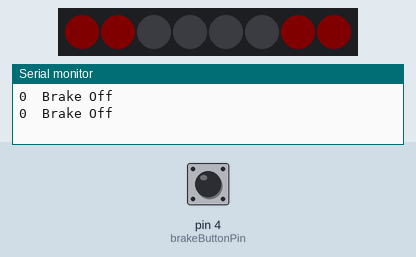
This sketch was run on a simulated Arduino Uno, built with avr-gcc and run on an emulated ATmega328P. Parts: 8 RGB LEDs in strip order, left to right, the last lines printed to the serial monitor. The test bench sets the inputs (shaded band); at power-on: pin 4 (brakeButtonPin) HIGH. Dim RGB values are drawn brighter than linear.

Above: at 2.7 s.
2.8 s: pin 4 (brakeButtonPin) pulled LOW for 0.15 s
At 3.3 s:
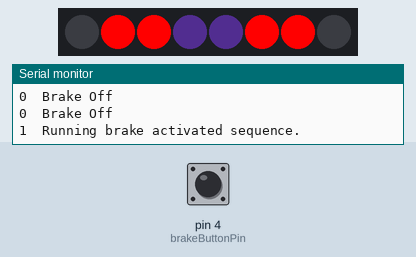
3.5 s: pin 4 (brakeButtonPin) pulled LOW for 1 s
At 4.3 s:
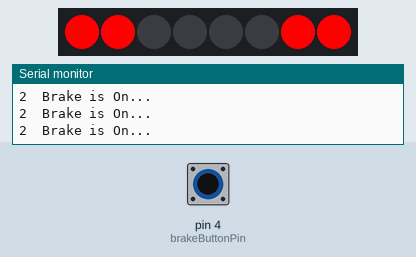
Timing chart, 0 to 6.5 s (numbered marks = the images above; inputs shaded):
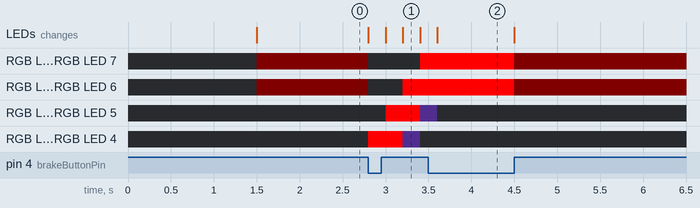

The sketch:

brakeLights_with_button.ino
```cpp
//***************************************************************
// Brake lights triggerd by a button example.
//
// Open the serial monitor to see some feedback as the button is
// pressed, held, and released.
//
// This is the hardware debounced button wiring setup I use:
// http://i.imgur.com/hOgQwjX.jpg
// It does not include the capacitor typically included in a
// debounce setup, but this has always worked fine for me.
//
// Marc Miller, July 2017
//***************************************************************


//---------------------------------------------------------------
// This sketch uses JChristensen's Button Library from:
//   https://github.com/JChristensen/Button
//
#include "Button.h"    // Include the Button library

// Set the digital pin for the debounced pushbutton, and declare the button
const uint8_t brakeButtonPin = 4;
Button brakeButton(brakeButtonPin, true, true, 50);


//---------------------------------------------------------------
#include "FastLED.h"
#define DATA_PIN    11
#define CLK_PIN   13
#define LED_TYPE    LPD8806
#define COLOR_ORDER GRB
#define NUM_LEDS    8
CRGB leds[NUM_LEDS];
#define BRIGHTNESS 255

uint8_t BrakeStatus = 0;  // Status of brake lights.  [0=Off, 1=Activated, 2=On]

CHSV black (0,0,0);  // black
CHSV brakeRed (0,255,255);  // red full brightness
CHSV brakeDimRed (0,255,32);  // dim red
CHSV accent (185,120,70);  // alternate accent color

// setup pixel groups
byte center[] = {3,4};  // center ring
byte first[] = {2,3,4,5};  // first ring
byte second[] = {1,2,5,6};  // second ring
byte third[] = {0,1,6,7};  // third ring


//---------------------------------------------------------------
void setup() {
  Serial.begin(115200);  // Allows serial monitor output (check baud rate)
  delay(1500); // short delay for recovery
  //FastLED.addLeds<LED_TYPE,DATA_PIN,COLOR_ORDER>(leds, NUM_LEDS).setCorrection(TypicalLEDStrip);
  FastLED.addLeds<LED_TYPE,DATA_PIN,CLK_PIN,COLOR_ORDER>(leds, NUM_LEDS).setCorrection(TypicalLEDStrip);
  FastLED.setBrightness(BRIGHTNESS);
  FastLED.clear();
}


//---------------------------------------------------------------
void loop()
{
  readbutton();  // check the button

  if (BrakeStatus == 0) { brakeOff(); }
  if (BrakeStatus == 1) { brakeActivated(); }
  if (BrakeStatus == 2) { brakeOn(); }
  FastLED.show();

}//end_main_loop


//---------------------------------------------------------------
// Functions

//---------------------------------------------------------------
//Check the button and set the appropriate flag
void readbutton() {
  brakeButton.read();  // check the state of the brake button

  if(brakeButton.isPressed()) {
    BrakeStatus = 2;
    EVERY_N_MILLISECONDS(250){
      Serial.print(BrakeStatus); Serial.println("  Brake is On...");
    }
  } else {
    BrakeStatus = 0;
    EVERY_N_MILLISECONDS(500){
      Serial.print(BrakeStatus); Serial.println("  Brake Off");
    }
  }

  if(brakeButton.wasPressed()) {
    BrakeStatus = 1;
    Serial.print(BrakeStatus); Serial.println("  Running brake activated sequence.");
  }

}//end_readbutton


//---------------------------------------------------------------
// Brake lights activated sequence
void brakeActivated(){

  for (uint8_t i=0; i<(sizeof(third)/sizeof((third)[0])); i++) {
   leds[third[i]] = black;
  }
  for (uint8_t i=0; i<(sizeof(center)/sizeof((center)[0])); i++) {
   leds[center[i]] = brakeRed;
  }
  FastLED.show();
  delay(200);


  for (uint8_t i=0; i<(sizeof(first)/sizeof((first)[0])); i++) {
    leds[first[i]] = brakeRed;
  }
  FastLED.show();
  delay(200);


  for (uint8_t i=0; i<(sizeof(first)/sizeof((first)[0])); i++) {
   leds[first[i]] = accent;
  }
  for (uint8_t i=0; i<(sizeof(second)/sizeof((second)[0])); i++) {
    leds[second[i]] = brakeRed;
  }
  FastLED.show();
  delay(200);


  for (uint8_t i=0; i<(sizeof(first)/sizeof((first)[0])); i++) {
   leds[first[i]] = black;
  }
  for (uint8_t i=0; i<(sizeof(second)/sizeof((second)[0])); i++) {
    leds[second[i]] = accent;
  }
  for (uint8_t i=0; i<(sizeof(third)/sizeof((third)[0])); i++) {
    leds[third[i]] = brakeRed;
  }
  FastLED.show();
  delay(200);

}//end_brakeLightsOn


//---------------------------------------------------------------
// Brake lights On
void brakeOn(){
  fill_solid(leds,NUM_LEDS,CRGB::Black);
  for (uint8_t i=0; i<(sizeof(third)/sizeof((third)[0])); i++) {
    leds[third[i]] = brakeRed;
  }
}


//---------------------------------------------------------------
// Brake lights Off
void brakeOff(){
  fill_solid(leds,NUM_LEDS,CRGB::Black);
  for (uint8_t i=0; i<(sizeof(third)/sizeof((third)[0])); i++) {
    leds[third[i]] = brakeDimRed;  // use dim red
  }
}
```

Measured:
- after the input at 2.8 s, RGB LED 0: RGB(5, 0, 0) → off at once, → RGB(255, 0, 0) 0.60 s later; RGB LED 1: RGB(5, 0, 0) → off at once, → RGB(255, 0, 0) 0.40 s later
- after the input at 3.5 s, the LEDs: change after 0.10 s (image 2)
